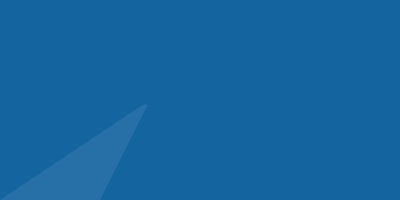
Frame 1 (no input)
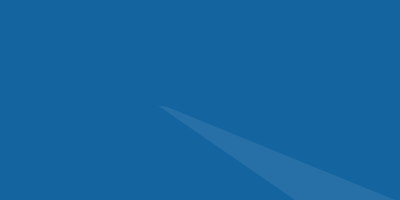
Frame 60 (the mouse pressed at the canvas centre just before this capture)
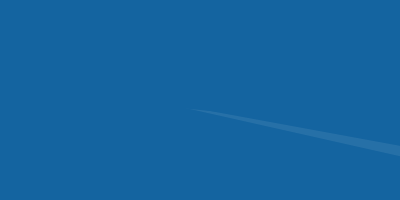
Frame 120 (the mouse held since frame 60 and released just before this capture)

The Processing sketch that drew these frames (run headless with seeded random() and noise(); from frame 60 on, the mouse is pressed at the canvas centre):

// Processing sketch: processing_14470
// ── processing_14470.pde

//by Priscilla Boatwright

int xPosition = 0;
int speed = 5;
int xPositionb = 100;
int speedb = 5;
 

void setup(){
  size(400,200);
}

void draw(){
  background(20, 100, 160);
  fill(250, 20);
  noStroke ();
  triangle(xPosition, 200, 150, 100, xPositionb, 200);
fill(20, 100, 160);
  noStroke ();
  triangle(400, 0, 100, 100, 400, 130);
  
    

  
  xPosition= xPosition + speed;
  xPositionb= xPositionb+ speedb;
  

  
}
                
                
